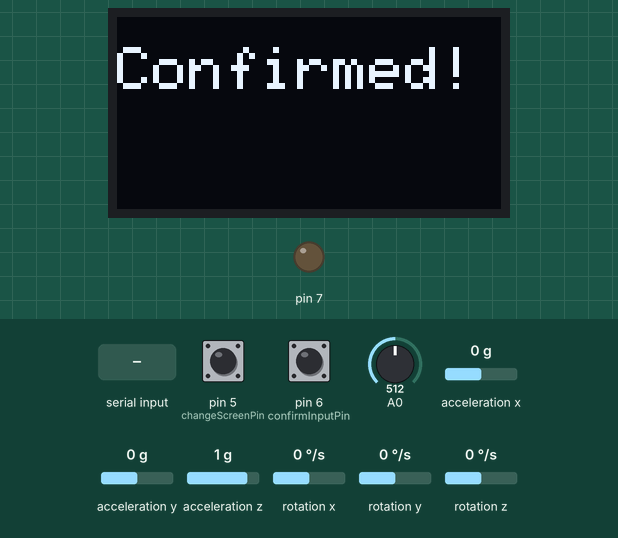
This program was run on a simulated Arduino Nano, built with avr-gcc and run on an emulated ATmega328P. Parts: 128×64 one-colour display, output pins drawn as LEDs (lit = HIGH). The test bench sets the inputs (shaded band); at power-on: acceleration y 0 g, pin 5 (changeScreenPin) HIGH, pin 6 (confirmInputPin) HIGH, A0 = 512, acceleration x 0 g, acceleration z 1 g, rotation x 0 °/s, rotation y 0 °/s, rotation z 0 °/s. The display library's start-up logo is not drawn; what the program prints to the serial monitor is not drawn.

Above: at 3.5 s.
3.6 s: acceleration y set to -1.4 g
At 5.8 s:
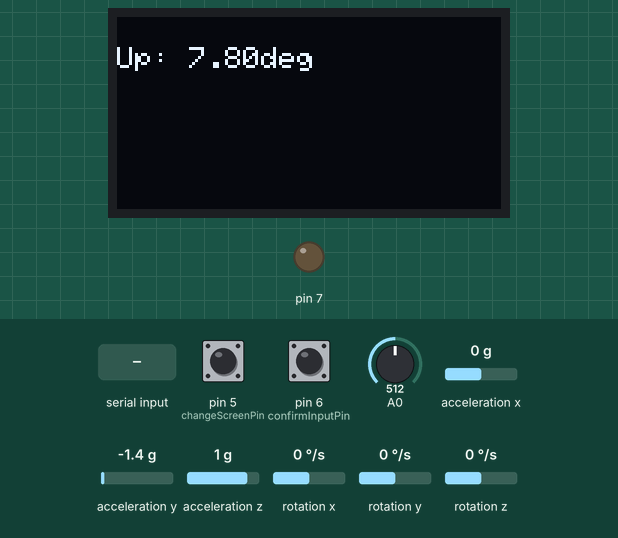
At 7.0 s:
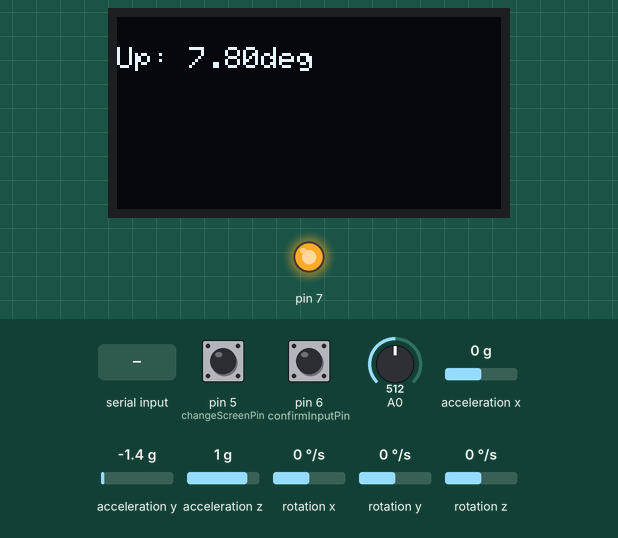
7.3 s: "1\n" received over the second serial link
Timing chart, 0 to 10.3 s (numbered marks = the images above; inputs shaded):
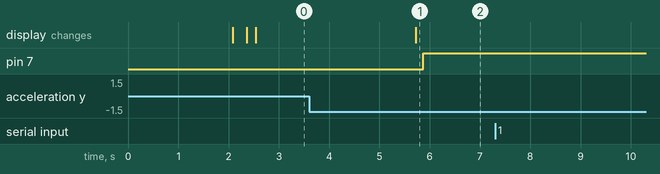

Measured:
- after the input at 3.6 s, the display: changes after 2.1 s (image 1)
- after the input at 7.3 s, every drawn part: stays the same

The program:

main.cpp
```cpp
#include <Arduino.h>
#include <SoftwareSerial.h>
#include <RangeFinder.h>
#include "Accelerometer.h"
#include "Display.h"

const float MUZZLE_VELOCITY = 39.5; // in m/s

// Controller Pins and Stuff
uint8_t changeScreenPin = 5; //D5
uint8_t confirmInputPin = 6; //D6
int screen = 0; // 0: range finder, 1: height input, 2: firing screen

// Math and stuffs
float firingDistance = 1;
int16_t measuredAngle = 1;
float firingHeight = 1;

float oldFiringDistance = 0;
int16_t oldMeasuredAngle = 0;
float oldFiringHeight = 0;

float calculatedFiringAngle = 0;

String getAnalogHeightInFeet() {
	uint16_t sensorVal = analogRead(A0); // returns value from 0 to 1023
	uint8_t heightInInches = round(sensorVal / 12); // max 85 inches
	uint8_t feet = heightInInches / 12;
	uint8_t inches = heightInInches % 12;

	return (String) feet + "' " + inches + '"';
}

float getAngalogHeightInMeters() {
	uint16_t sensorVal = analogRead(A0); // returns value from 0 to 1023
	float heightInMeters = 0.0254 * sensorVal / 12.0; // max 2.165 metes
	return heightInMeters;
}

namespace WeirdBSMagicMath {
	float newtonIteration(float prevAngle, float v_0, float delta_x, float delta_y) {
		float tanAngle = (float) tan(prevAngle);
		float secSquaredAngle = (float) (1 / (cos(prevAngle) * cos(prevAngle)));
		float deltaXOverVelocity = 4.9 * delta_x * delta_x / (v_0 * v_0);

		return prevAngle - (delta_x * tanAngle - deltaXOverVelocity * secSquaredAngle - delta_y)
						/ (delta_x * secSquaredAngle - 2 * deltaXOverVelocity * secSquaredAngle * tanAngle);
	}

	float calculateFiringAngle(float hypotenuse, float measurmentsAngleInDegrees, float v_0, float y_0) {
		float measurmentsAngleInRadians = measurmentsAngleInDegrees * M_PI / 180;
		float delta_x = hypotenuse * ((float) cos(measurmentsAngleInRadians));
		float delta_y = hypotenuse * ((float) sin(measurmentsAngleInRadians)) - y_0;

		float angle = 0;
		for (uint8_t i = 0; i < 4; i++) {
			angle = newtonIteration(angle, v_0, delta_x, delta_y);
		}

		return angle * 180 / M_PI;
	}
}

namespace Screens {
	void showDistanceScreen() {
		if (!RangeFinder::isOn()) RangeFinder::turnOn();

		float range = RangeFinder::getRange();
		float angle = Accelerometer::readPitchAngle();
		Display::write((String) range + "M " + (String) angle + "deg", 1);

		if (digitalRead(confirmInputPin) == HIGH) {
			firingDistance = range;
			measuredAngle = angle;
			Display::write("Confirmed!");
			RangeFinder::turnOff();
			delay(2000);
			screen++;
		}
	}

	void showHeightInputScreen() {
		String height = getAnalogHeightInFeet();
		Display::write("Height: " + height, 1);

		if (digitalRead(confirmInputPin) == HIGH) {
			firingHeight = getAngalogHeightInMeters();
			Display::write("Confirmed!");
			delay(2000);
			screen++;
		}
	}

	void showFiringScreen() {
		bool firingInfoChanged = !(
				firingDistance == oldFiringDistance
				&& measuredAngle == oldMeasuredAngle
			 	&& firingHeight == oldFiringHeight
			);

		if (firingInfoChanged) {
			oldFiringDistance = firingDistance;
			oldMeasuredAngle = measuredAngle;
			oldFiringHeight = firingHeight;
			calculatedFiringAngle =
				WeirdBSMagicMath::calculateFiringAngle(
					firingDistance,
					measuredAngle,
					MUZZLE_VELOCITY,
					firingHeight
				);
		}


	 	float currentAngleDifference = Accelerometer::readPitchAngle() - calculatedFiringAngle;
		float absCurrentAngleDifference = abs(currentAngleDifference);
		if (absCurrentAngleDifference < 5) { //if the are withing 10 degrees of the correct firing angle
			Display::write("Fire!");

		} else if (currentAngleDifference > 0) {
			Display::write("Down: " + (String) absCurrentAngleDifference + "deg", 1);

		} else if (currentAngleDifference < 0) {
			Display::write("Up: " + (String) absCurrentAngleDifference + "deg", 1);

		}

		Serial.println("\n");

	}

	void setScreen(int screenNum) {
		switch (screen % 3) {
			case 0:
				showDistanceScreen();
				break;

			case 1:
				showHeightInputScreen();
				break;

			case 2:
				showFiringScreen();
				break;
		}
	}

}

void setup() {
	Serial.begin(115200);

	RangeFinder::begin();
	Accelerometer::begin();
	Display::begin();

	// Set pin mode of controller pins
	pinMode(changeScreenPin, INPUT_PULLUP);
	pinMode(confirmInputPin, INPUT_PULLUP);
}

void loop() {
	if (digitalRead(changeScreenPin) == HIGH) {
		screen++;
		Screens::setScreen(screen);
		delay(1000);
	}

	Screens::setScreen(screen);
}
```
